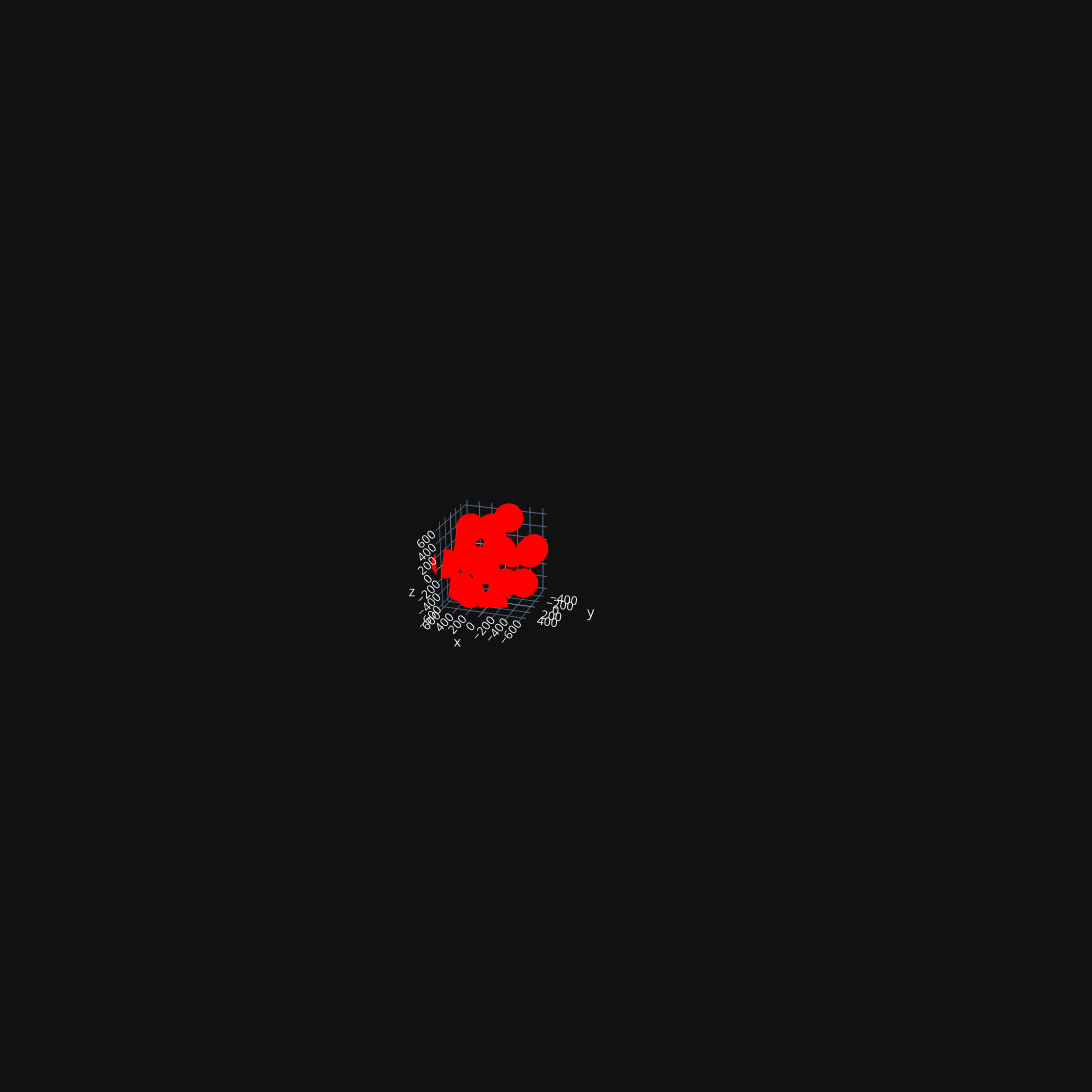

The cell this chart's notebook holds for it:
### Code cell
fig = pgo.Figure()
for i in tsne_data:
    fig.add_trace(i)
fig.update_layout(template='plotly_dark', showlegend=False, width=1200, height=1200)
py.iplot(fig)

### Figure 1 — Plotly figure (JSON) as saved in the notebook; plotly's stock layout.template omitted (floating-point values rounded to 4 significant figures)
{"data": [{"hoverinfo": "none", "line": {"color": ["red", "red", "red", "red", "red", "red", "red", "red", "red", "red", "red", "red", "red", "red", "red", "red", "red", "red", "red", "red", "red", "red", "red", "red", "red", "red", "red", "red", "red", "red", "red", "red", "red", "red", "red", "red", "red", "red", "red", "red", "red", "red", "red", "red", "red", "red", "red", "red", "red", "red", "red", "red", "red", "red"], "width": 1.5}, "mode": "lines", "opacity": 0.5, "type": "scatter3d", "x": [-70.83, 111.7, null, -525.3, 157.1, null, -628.6, 377.9, null, -628.6, -342.8, null, -628.6, -210.1, null, 136.6, -451.6, null, 549.0, 111.7, null, -264.9, 481.0, null, 111.7, 282.3, null, 111.7, -451.6, null, 111.7, 481.0, null, 147.0, -38.15, null, 377.9, -451.6, null, -145.0, -210.1, null, -210.1, 587.2, null, -451.6, -38.15, null, -451.6, 157.1, null, -451.6, -117.5, null], "y": [171.6, -17.76, null, -355.5, -432.7, null, 130.9, -472.1, null, 130.9, 375.1, null, 130.9, -157.6, null, 532.9, -94.19, null, -164.9, -17.76, null, 470.9, 58.72, null, -17.76, 84.99, null, -17.76, -94.19, null, -17.76, 58.72, null, 441.8, -352.3, null, -472.1, -94.19, null, -7.585, -157.6, null, -157.6, 323.3, null, -94.19, -352.3, null, -94.19, -432.7, null, -94.19, -548.0, null], "z": [-608.3, -155.4, null, 127.4, 342.2, null, 261.8, -230.1, null, 261.8, -139.6, null, 261.8, 643.5, null, -303.1, -322.8, null, 135.3, -155.4, null, 422.9, -453.3, null, -155.4, 518.3, null, -155.4, -322.8, null, -155.4, -453.3, null, 182.6, -543.0, null, -230.1, -322.8, null, 194.3, 643.5, null, 643.5, 12.28, null, -322.8, -543.0, null, -322.8, 342.2, null, -322.8, -64.8, null]}, {"hoverinfo": "text", "marker": {"color": "red", "line": {"color": "red", "width": 1}, "size": 10, "symbol": "circle"}, "mode": "markers", "text": ["('9184', {'BUB3'})", "('22998', {'KIAA1102', 'LIMCH1'})", "('902', {'CCNH'})", "('2138', {'EYA1'})", "('80262', {'C16orf70', 'C16orf6'})", "('7307', {'U2AF1L5'})", "('6119', {'REPA3', 'RPA14', 'RPA3'})", "('3215', {'HOX2A', 'HOXB5'})", "('4674', {'BPX', 'NAP1L2'})", "('892', {'CCNC'})", "('5216', {'PFN1'})", "('9326', {'TRIP3', 'ZNHIT3'})", "('9943', {'KIAA1101', 'OSR1', 'OXSR1'})", "('5862', {'RAB2A', 'RAB2'})", "('2091', {'FLRN', 'FIB1', 'FBL'})", "('288', {'ANK3'})", "('999', {'CDH1', 'UVO', 'CDHE'})", "('3172', {'HNF4', 'HNF4A', 'NR2A1', 'TCF14'})", "('254427', {'PROSER2', 'C10orf47'})"], "type": "scatter3d", "x": [136.6, 377.9, 157.1, -117.5, 587.2, 282.3, -451.6, 147.0, -70.83, -525.3, -342.8, 481.0, 549.0, -38.15, 111.7, -210.1, -628.6, -264.9, -145.0], "y": [532.9, -472.1, -432.7, -548.0, 323.3, 84.99, -94.19, 441.8, 171.6, -355.5, 375.1, 58.72, -164.9, -352.3, -17.76, -157.6, 130.9, 470.9, -7.585], "z": [-303.1, -230.1, 342.2, -64.8, 12.28, 518.3, -322.8, 182.6, -608.3, 127.4, -139.6, -453.3, 135.3, -543.0, -155.4, 643.5, 261.8, 422.9, 194.3]}], "layout": {"height": 1200, "scene": {"aspectmode": "auto", "aspectratio": {"x": 1.03, "y": 0.9157, "z": 1.06}, "camera": {"center": {"x": -0.5872, "y": -0.1914, "z": 0.04864}, "eye": {"x": -4.25, "y": 11.04, "z": 4.946}, "projection": {"type": "perspective"}, "up": {"x": 0, "y": 0, "z": 1}}}, "showlegend": false, "width": 1200}}
